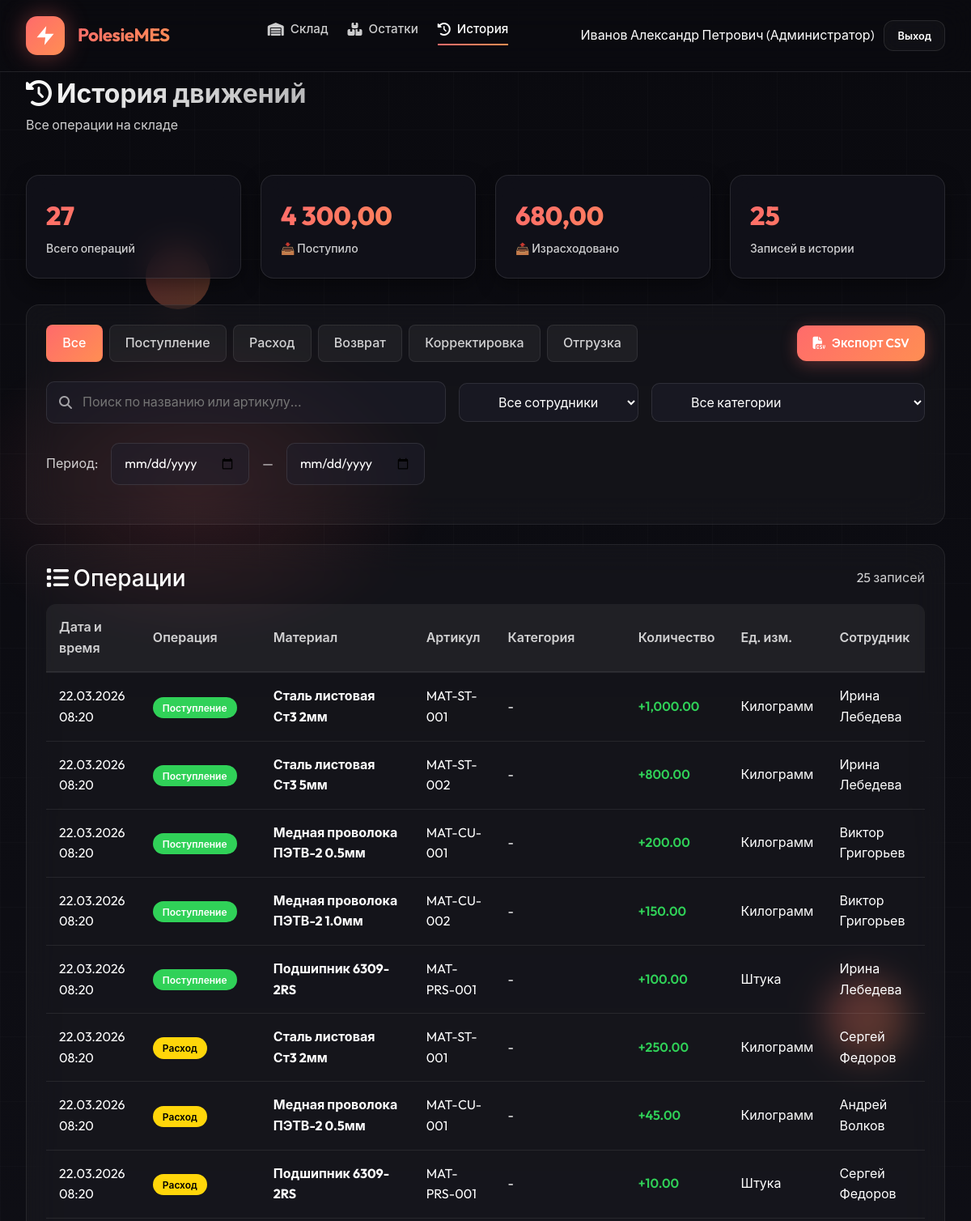
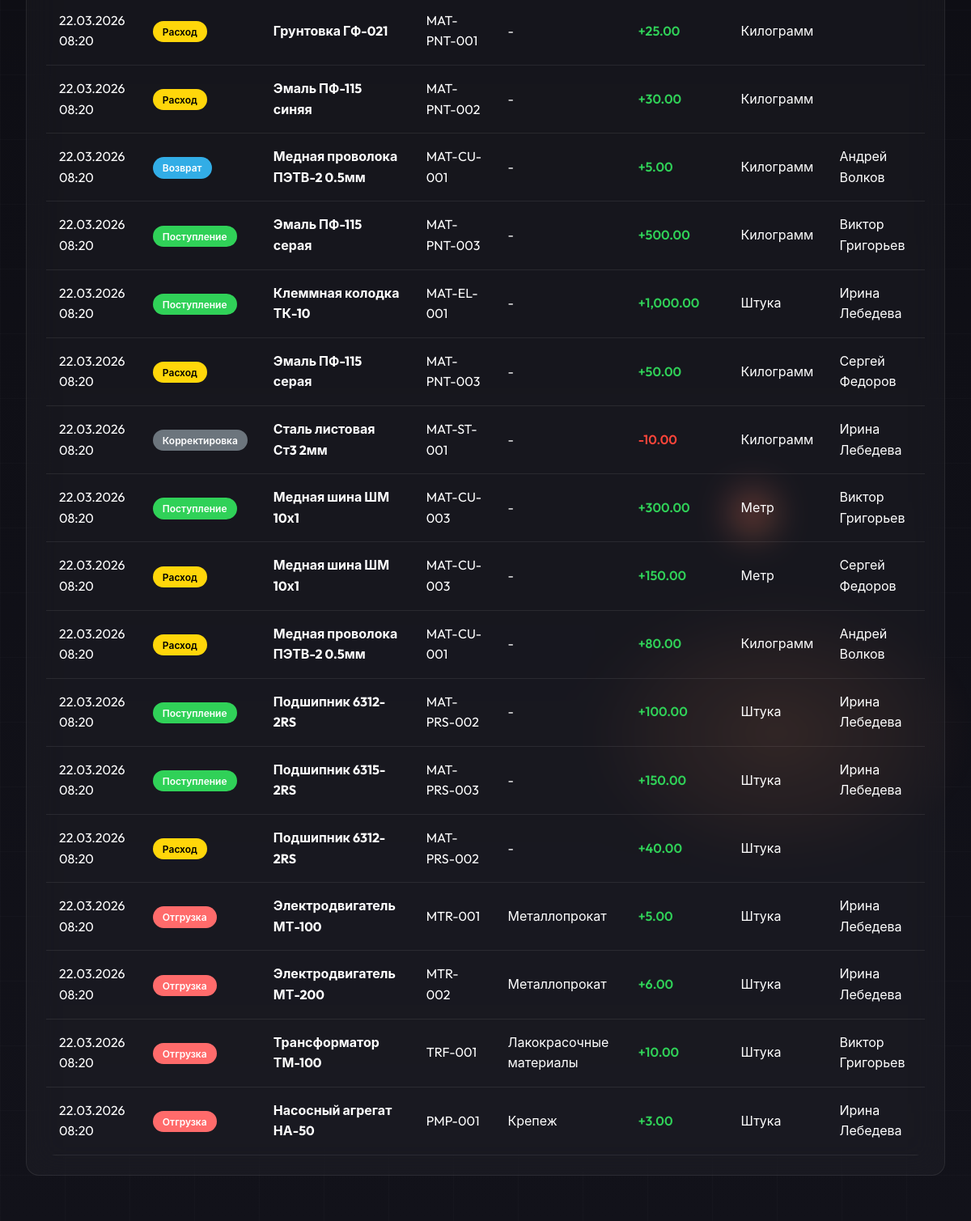
/modules/warehouse/history.php (signed in), run on the app's committed database (2 pictures, top to bottom).
### tables this page shows
CREATE TABLE movements (
    id INT AUTO_INCREMENT PRIMARY KEY,
    movement_type ENUM('receipt', 'consumption', 'return', 'adjustment', 'shipment', 'maintenance') NOT NULL,
    item_id INT NOT NULL,
    quantity DECIMAL(12,3) NOT NULL,
    reference_type VARCHAR(50),
    reference_id INT,
    warehouse_from VARCHAR(100),
    warehouse_to VARCHAR(100),
    employee_id INT,
    partner_id INT,
    cost DECIMAL(12,2),
    notes TEXT,
    movement_date DATETIME DEFAULT CURRENT_TIMESTAMP,
    created_at TIMESTAMP DEFAULT CURRENT_TIMESTAMP,
    FOREIGN KEY (item_id) REFERENCES items(id),
    FOREIGN KEY (employee_id) REFERENCES staff(id),
    FOREIGN KEY (partner_id) REFERENCES partners(id),
    INDEX idx_movement_type (movement_type),
    INDEX idx_item_id (item_id)
);

CREATE TABLE items (
    id INT AUTO_INCREMENT PRIMARY KEY,
    item_type ENUM('product', 'material', 'equipment') NOT NULL,
    item_code VARCHAR(50) UNIQUE NOT NULL,
    name VARCHAR(200) NOT NULL,
    category_id INT,
    location_id INT,
    unit_id INT,
    current_stock DECIMAL(12,3) DEFAULT 0,
    min_stock INT DEFAULT 0,
    price DECIMAL(12,2),
    currency VARCHAR(3) DEFAULT 'BYN',
    supplier_id INT,
    status ENUM('operational', 'maintenance', 'broken', 'offline', 'active', 'inactive') DEFAULT 'active',
    last_maintenance_date DATE,
    next_maintenance_date DATE,
    extra_specs JSON,
    description TEXT,
    is_active BOOLEAN DEFAULT TRUE,
    created_at TIMESTAMP DEFAULT CURRENT_TIMESTAMP,
    updated_at TIMESTAMP DEFAULT CURRENT_TIMESTAMP ON UPDATE CURRENT_TIMESTAMP,
    FOREIGN KEY (category_id) REFERENCES dictionaries(id),
    FOREIGN KEY (location_id) REFERENCES dictionaries(id),
    FOREIGN KEY (unit_id) REFERENCES dictionaries(id),
    FOREIGN KEY (supplier_id) REFERENCES partners(id),
    INDEX idx_item_type (item_type),
    INDEX idx_item_code (item_code)
);

CREATE TABLE dictionaries (
    id INT AUTO_INCREMENT PRIMARY KEY,
    dict_type ENUM('unit', 'category', 'location', 'position') NOT NULL,
    code VARCHAR(50) NOT NULL,
    name VARCHAR(200) NOT NULL,
    parent_id INT NULL,
    extra_data JSON,
    description TEXT,
    is_active BOOLEAN DEFAULT TRUE,
    created_at TIMESTAMP DEFAULT CURRENT_TIMESTAMP,
    INDEX idx_dict_type (dict_type),
    INDEX idx_code (code)
);

CREATE TABLE staff (
    id INT AUTO_INCREMENT PRIMARY KEY,
    employee_code VARCHAR(20) UNIQUE NOT NULL,
    username VARCHAR(50) UNIQUE,
    password VARCHAR(255),
    first_name VARCHAR(50) NOT NULL,
    last_name VARCHAR(50) NOT NULL,
    middle_name VARCHAR(50),
    position_id INT,
    email VARCHAR(100),
    phone VARCHAR(20),
    department VARCHAR(100),
    role ENUM('admin', 'director', 'manager', 'operator', 'warehouse_keeper') NOT NULL,
    hire_date DATE,
    status ENUM('active', 'vacation', 'sick', 'terminated') DEFAULT 'active',
    is_active BOOLEAN DEFAULT TRUE,
    last_login TIMESTAMP NULL,
    created_at TIMESTAMP DEFAULT CURRENT_TIMESTAMP,
    updated_at TIMESTAMP DEFAULT CURRENT_TIMESTAMP ON UPDATE CURRENT_TIMESTAMP,
    FOREIGN KEY (position_id) REFERENCES dictionaries(id)
);

### includes/helpers.php (called while the page is built, shortened)
<?php
function getRoleName($role) {
    $roles = [
        'admin' => 'Администратор',
        'director' => 'Директор',
        'manager' => 'Менеджер',
        'technologist' => 'Технолог',
        'operator' => 'Оператор',
        'quality_inspector' => 'Инспектор ОТК',
        'warehouse_keeper' => 'Кладовщик'
    ];
    return $roles[$role] ?? $role;
}
function e($string) {
    return htmlspecialchars($string ?? '', ENT_QUOTES, 'UTF-8');
}

### modules/warehouse/history.php (the view, shortened to what this page needs)
<?php
require_once __DIR__ . '/../../includes/helpers.php';
$db = getDB();
$filter_type = $_GET['type'] ?? 'all';
$search = trim($_GET['search'] ?? '');
$date_from = $_GET['date_from'] ?? '';
$date_to = $_GET['date_to'] ?? '';
$employee_id = $_GET['employee_id'] ?? '';
$category_id = $_GET['category_id'] ?? '';
$items_per_page = 25;
$page = max(1, (int)($_GET['page'] ?? 1));
$offset = ($page - 1) * $items_per_page;
$whereConditions = ["mvt.movement_type IN ('receipt', 'consumption', 'return', 'adjustment', 'shipment')"];
$whereClause = implode(' AND ', $whereConditions);
$stmt = $db->prepare("
    SELECT mvt.*,
           i.name as item_name,
           i.item_code,
           c.name as category_name,
           u.name as unit_name,
           s.first_name,
           s.last_name,
           CASE mvt.movement_type
               WHEN 'receipt' THEN 'Поступление'
               WHEN 'consumption' THEN 'Расход'
               WHEN 'return' THEN 'Возврат'
               WHEN 'adjustment' THEN 'Корректировка'
               WHEN 'shipment' THEN 'Отгрузка'
               ELSE mvt.movement_type
           END as operation_name,
           CASE mvt.movement_type
               WHEN 'receipt' THEN 'receipt'
               WHEN 'consumption' THEN 'consumption'
               WHEN 'return' THEN 'return'
               WHEN 'adjustment' THEN 'adjustment'
               WHEN 'shipment' THEN 'shipment'
               ELSE 'secondary'
           END as operation_type_class
    FROM movements mvt
    LEFT JOIN items i ON mvt.item_id = i.id
    LEFT JOIN dictionaries c ON i.category_id = c.id AND c.dict_type = 'category'
    LEFT JOIN dictionaries u ON i.unit_id = u.id AND u.dict_type = 'unit'
    LEFT JOIN staff s ON mvt.employee_id = s.id
    WHERE {$whereClause}
    ORDER BY mvt.movement_date DESC
    LIMIT :limit OFFSET :offset
");
$stmt->bindValue(':limit', $items_per_page, PDO::PARAM_INT);
$stmt->bindValue(':offset', $offset, PDO::PARAM_INT);
$stmt->execute();
$movements = $stmt->fetchAll();
$stmt = $db->query("
    SELECT
        COUNT(*) as total_operations,
        COALESCE(SUM(CASE WHEN movement_type = 'receipt' THEN quantity ELSE 0 END), 0) as total_receipt,
        COALESCE(SUM(CASE WHEN movement_type = 'consumption' THEN quantity ELSE 0 END), 0) as total_consumption
    FROM movements
    WHERE movement_type IN ('receipt', 'consumption', 'return', 'adjustment', 'shipment')
");
$totalStats = $stmt->fetch();
?>
<!DOCTYPE html>
<html lang="ru">
<head>
    <link href="https://cdn.jsdelivr.net/npm/bootstrap@5.3.0/dist/css/bootstrap.min.css" rel="stylesheet">
    <link href="https://cdnjs.cloudflare.com/ajax/libs/font-awesome/6.4.0/css/all.min.css" rel="stylesheet">
    <link rel="stylesheet" href="<?= APP_URL ?>/assets/css/common-style.css">
</head>
<body>
    <div class="particles-container"><div class="particle"></div><div class="particle"></div><div class="particle"></div></div>
    <div class="glow-overlay"></div>
    <div class="grid-overlay"></div>
    <nav class="navbar">
        <a href="<?= APP_URL ?>" class="nav-brand"><div class="brand-logo"><svg viewBox="0 0 24 24"><path d="M13 2L3 14h9l-1 8 10-12h-9l1-8z"/></svg></div><span class="brand-name">PolesieMES</span></a>
        <ul class="nav-menu">
            <li><a href="<?= APP_URL ?>/modules/warehouse/warehouse_dashboard.php" class="nav-link"><i class="fas fa-warehouse"></i> Склад</a></li>
            <li><a href="inventory.php" class="nav-link"><i class="fas fa-boxes"></i> Остатки</a></li>
            <li><a href="history.php" class="nav-link active"><i class="fas fa-history"></i> История</a></li>
        </ul>
        <div class="user-menu">
            <span><?= e($_SESSION['full_name']) ?> (<?= e(getRoleName($_SESSION['role'])) ?>)</span>
            <a href="<?= APP_URL ?>/modules/auth/logout.php" class="btn-logout">Выход</a>
        </div>
    </nav>
    <div class="main-content">
        <div class="page-header">
            <div class="page-title">
                <h1><i class="fas fa-history"></i> История движений</h1>
                <p>Все операции на складе</p>
            </div>
        </div>
        <div class="stats-grid">
            <div class="stat-card">
                <div class="stat-value"><?= $totalStats['total_operations'] ?? 0 ?></div>
                <div class="stat-label">Всего операций</div>
            </div>
            <div class="stat-card">
                <div class="stat-value" style="color: var(--success-color);"><?= number_format($totalStats['total_receipt'] ?? 0, 2, ',', ' ') ?></div>
                <div class="stat-label">📥 Поступило</div>
            </div>
            <div class="stat-card">
                <div class="stat-value" style="color: var(--warning-color);"><?= number_format($totalStats['total_consumption'] ?? 0, 2, ',', ' ') ?></div>
                <div class="stat-label">📤 Израсходовано</div>
            </div>
            <div class="stat-card">
                <div class="stat-value" style="color: var(--info-color);"><?= count($movements) ?></div>
                <div class="stat-label">Записей в истории</div>
            </div>
        </div>
        <div class="history-card">
            <div style="display: flex; justify-content: space-between; align-items: center; margin-bottom: 1.5rem; flex-wrap: wrap; gap: 1rem;">
                <div class="filter-tabs" style="margin-bottom: 0;">
                    <a href="?type=all&search=<?= e($search) ?>&date_from=<?= e($date_from) ?>&date_to=<?= e($date_to) ?>&employee_id=<?= $employee_id ?>&category_id=<?= $category_id ?>" class="filter-tab <?= $filter_type === 'all' ? 'active' : '' ?>">Все</a>
                    <a href="?type=receipt&search=<?= e($search) ?>&date_from=<?= e($date_from) ?>&date_to=<?= e($date_to) ?>&employee_id=<?= $employee_id ?>&category_id=<?= $category_id ?>" class="filter-tab <?= $filter_type === 'receipt' ? 'active' : '' ?>">Поступление</a>
                    <a href="?type=consumption&search=<?= e($search) ?>&date_from=<?= e($date_from) ?>&date_to=<?= e($date_to) ?>&employee_id=<?= $employee_id ?>&category_id=<?= $category_id ?>" class="filter-tab <?= $filter_type === 'consumption' ? 'active' : '' ?>">Расход</a>
                    <a href="?type=return&search=<?= e($search) ?>&date_from=<?= e($date_from) ?>&date_to=<?= e($date_to) ?>&employee_id=<?= $employee_id ?>&category_id=<?= $category_id ?>" class="filter-tab <?= $filter_type === 'return' ? 'active' : '' ?>">Возврат</a>
                    <a href="?type=adjustment&search=<?= e($search) ?>&date_from=<?= e($date_from) ?>&date_to=<?= e($date_to) ?>&employee_id=<?= $employee_id ?>&category_id=<?= $category_id ?>" class="filter-tab <?= $filter_type === 'adjustment' ? 'active' : '' ?>">Корректировка</a>
                    <a href="?type=shipment&search=<?= e($search) ?>&date_from=<?= e($date_from) ?>&date_to=<?= e($date_to) ?>&employee_id=<?= $employee_id ?>&category_id=<?= $category_id ?>" class="filter-tab <?= $filter_type === 'shipment' ? 'active' : '' ?>">Отгрузка</a>
                </div>
                <a href="?export=csv&type=<?= $filter_type ?>&search=<?= e($search) ?>&date_from=<?= e($date_from) ?>&date_to=<?= e($date_to) ?>&employee_id=<?= $employee_id ?>&category_id=<?= $category_id ?>" class="btn-primary-custom" style="padding: 0.6rem 1.2rem;"><i class="fas fa-file-csv"></i> Экспорт CSV</a>
            </div>
            <div style="display: flex; gap: 1rem; flex-wrap: wrap; align-items: center;">
                <div class="search-container" style="margin-bottom: 0; flex: 1; min-width: 250px;">
                    <i class="fas fa-search search-icon"></i>
                    <input type="text" class="search-input" placeholder="Поиск по названию или артикулу..."
                           value="<?= e($search) ?>" onchange="applyFilters()" style="width: 100%;">
                </div>
                <select class="search-input" style="width: auto; min-width: 180px;" onchange="applyFilters()">
                    <option value="">Все сотрудники</option>
                </select>
                <select class="search-input" style="width: auto; min-width: 180px;" onchange="applyFilters()">
                    <option value="">Все категории</option>
                </select>
            </div>
            <div class="date-filters" style="margin-top: 1.5rem;">
                <label style="color: var(--text-secondary);">Период:</label>
                <input type="date" class="date-input" value="<?= e($date_from) ?>" onchange="applyDateFilter()">
                <span style="color: var(--text-secondary);">—</span>
                <input type="date" class="date-input" value="<?= e($date_to) ?>" onchange="applyDateFilter()">
            </div>
        </div>
        <div class="history-card">
            <div style="display: flex; justify-content: space-between; align-items: center; margin-bottom: 1rem;">
                <h3 style="color: var(--text-primary); margin: 0;"><i class="fas fa-list"></i> Операции</h3>
                <span style="color: var(--text-secondary);"><?= count($movements) ?> записей</span>
            </div>
            <?php if (empty($movements)): ?>
            <div style="text-align: center; padding: 3rem 1rem; color: var(--text-secondary);">
                <i class="fas fa-inbox" style="font-size: 4rem; color: var(--text-muted); margin-bottom: 1rem;"></i>
                <p>Операции не найдены</p>
            </div>
            <?php else: ?>
            <div class="table-responsive">
                <table class="table-custom">
                    <thead>
                        <tr>
                            <th>Дата и время</th>
                            <th>Операция</th>
                            <th>Материал</th>
                            <th>Артикул</th>
                            <th>Категория</th>
                            <th>Количество</th>
                            <th>Ед. изм.</th>
                            <th>Сотрудник</th>
                        </tr>
                    </thead>
                    <tbody>
                        <?php foreach ($movements as $movement): ?>
                        <tr>
                            <td><?= date('d.m.Y H:i', strtotime($movement['movement_date'])) ?></td>
                            <td>
                                <span class="operation-badge operation-<?= $movement['operation_type_class'] ?>">
                                    <?= e($movement['operation_name']) ?>
                                </span>
                            </td>
                            <td><strong><?= e($movement['item_name'] ?? '-') ?></strong></td>
                            <td><?= e($movement['item_code'] ?? '-') ?></td>
                            <td><?= e($movement['category_name'] ?? '-') ?></td>
                            <td>
                                <span class="<?= $movement['quantity'] > 0 ? 'quantity-positive' : 'quantity-negative' ?>">
                                    <?= $movement['quantity'] > 0 ? '+' : '' ?><?= number_format($movement['quantity'], 2) ?>
                                </span>
                            </td>
                            <td><?= e($movement['unit_name'] ?? '-') ?></td>
                            <td><?= e($movement['first_name'] ?? '') ?> <?= e($movement['last_name'] ?? '') ?></td>
                        </tr>
                        <?php endforeach; ?>
                    </tbody>
                </table>
            </div>
            <?php endif; ?>
        </div>
    </div>
</body>
</html>

### data on the page
movements: movement_date "22.03.2026 08:20", operation_name "Поступление", item.name "Сталь листовая Ст3 2мм", item.item_code "MAT-ST-001", dictionaries.name "-", quantity "1,000.00", dictionaries.name "Килограмм", employee.first_name "Ирина", employee.last_name "Лебедева"
movements: movement_date "22.03.2026 08:20", operation_name "Поступление", item.name "Сталь листовая Ст3 5мм", item.item_code "MAT-ST-002", dictionaries.name "-", quantity "800.00", dictionaries.name "Килограмм", employee.first_name "Ирина", employee.last_name "Лебедева"
movements: movement_date "22.03.2026 08:20", operation_name "Поступление", item.name "Медная проволока ПЭТВ-2 0.5мм", item.item_code "MAT-CU-001", dictionaries.name "-", quantity "200.00", dictionaries.name "Килограмм", employee.first_name "Виктор", employee.last_name "Григорьев"
movements: movement_date "22.03.2026 08:20", operation_name "Поступление", item.name "Медная проволока ПЭТВ-2 1.0мм", item.item_code "MAT-CU-002", dictionaries.name "-", quantity "150.00", dictionaries.name "Килограмм", employee.first_name "Виктор", employee.last_name "Григорьев"
movements: movement_date "22.03.2026 08:20", operation_name "Поступление", item.name "Подшипник 6309-2RS", item.item_code "MAT-PRS-001", dictionaries.name "-", quantity "100.00", dictionaries.name "Штука", employee.first_name "Ирина", employee.last_name "Лебедева"
movements: movement_date "22.03.2026 08:20", operation_name "Расход", item.name "Сталь листовая Ст3 2мм", item.item_code "MAT-ST-001", dictionaries.name "-", quantity "250.00", dictionaries.name "Килограмм", employee.first_name "Сергей", employee.last_name "Федоров"
movements: movement_date "22.03.2026 08:20", operation_name "Расход", item.name "Медная проволока ПЭТВ-2 0.5мм", item.item_code "MAT-CU-001", dictionaries.name "-", quantity "45.00", dictionaries.name "Килограмм", employee.first_name "Андрей", employee.last_name "Волков"
movements: movement_date "22.03.2026 08:20", operation_name "Расход", item.name "Подшипник 6309-2RS", item.item_code "MAT-PRS-001", dictionaries.name "-", quantity "10.00", dictionaries.name "Штука", employee.first_name "Сергей", employee.last_name "Федоров"
movements: movement_date "22.03.2026 08:20", operation_name "Расход", item.name "Грунтовка ГФ-021", item.item_code "MAT-PNT-001", dictionaries.name "-", quantity "25.00", dictionaries.name "Килограмм"
movements: movement_date "22.03.2026 08:20", operation_name "Расход", item.name "Эмаль ПФ-115 синяя", item.item_code "MAT-PNT-002", dictionaries.name "-", quantity "30.00", dictionaries.name "Килограмм"
movements: movement_date "22.03.2026 08:20", operation_name "Возврат", item.name "Медная проволока ПЭТВ-2 0.5мм", item.item_code "MAT-CU-001", dictionaries.name "-", quantity "5.00", dictionaries.name "Килограмм", employee.first_name "Андрей", employee.last_name "Волков"
movements: movement_date "22.03.2026 08:20", operation_name "Поступление", item.name "Эмаль ПФ-115 серая", item.item_code "MAT-PNT-003", dictionaries.name "-", quantity "500.00", dictionaries.name "Килограмм", employee.first_name "Виктор", employee.last_name "Григорьев"
movements: movement_date "22.03.2026 08:20", operation_name "Поступление", item.name "Клеммная колодка ТК-10", item.item_code "MAT-EL-001", dictionaries.name "-", quantity "1,000.00", dictionaries.name "Штука", employee.first_name "Ирина", employee.last_name "Лебедева"
movements: movement_date "22.03.2026 08:20", operation_name "Расход", item.name "Эмаль ПФ-115 серая", item.item_code "MAT-PNT-003", dictionaries.name "-", quantity "50.00", dictionaries.name "Килограмм", employee.first_name "Сергей", employee.last_name "Федоров"
movements: movement_date "22.03.2026 08:20", operation_name "Корректировка", item.name "Сталь листовая Ст3 2мм", item.item_code "MAT-ST-001", dictionaries.name "-", quantity "-10.00", dictionaries.name "Килограмм", employee.first_name "Ирина", employee.last_name "Лебедева"
movements: movement_date "22.03.2026 08:20", operation_name "Поступление", item.name "Медная шина ШМ 10х1", item.item_code "MAT-CU-003", dictionaries.name "-", quantity "300.00", dictionaries.name "Метр", employee.first_name "Виктор", employee.last_name "Григорьев"
movements: movement_date "22.03.2026 08:20", operation_name "Расход", item.name "Медная шина ШМ 10х1", item.item_code "MAT-CU-003", dictionaries.name "-", quantity "150.00", dictionaries.name "Метр", employee.first_name "Сергей", employee.last_name "Федоров"
movements: movement_date "22.03.2026 08:20", operation_name "Расход", item.name "Медная проволока ПЭТВ-2 0.5мм", item.item_code "MAT-CU-001", dictionaries.name "-", quantity "80.00", dictionaries.name "Килограмм", employee.first_name "Андрей", employee.last_name "Волков"
movements: movement_date "22.03.2026 08:20", operation_name "Поступление", item.name "Подшипник 6312-2RS", item.item_code "MAT-PRS-002", dictionaries.name "-", quantity "100.00", dictionaries.name "Штука", employee.first_name "Ирина", employee.last_name "Лебедева"
movements: movement_date "22.03.2026 08:20", operation_name "Поступление", item.name "Подшипник 6315-2RS", item.item_code "MAT-PRS-003", dictionaries.name "-", quantity "150.00", dictionaries.name "Штука", employee.first_name "Ирина", employee.last_name "Лебедева"
movements: movement_date "22.03.2026 08:20", operation_name "Расход", item.name "Подшипник 6312-2RS", item.item_code "MAT-PRS-002", dictionaries.name "-", quantity "40.00", dictionaries.name "Штука"
movements: movement_date "22.03.2026 08:20", operation_name "Отгрузка", item.name "Электродвигатель МТ-100", item.item_code "MTR-001", dictionaries.name "Металлопрокат", quantity "5.00", dictionaries.name "Штука", employee.first_name "Ирина", employee.last_name "Лебедева"
movements: movement_date "22.03.2026 08:20", operation_name "Отгрузка", item.name "Электродвигатель МТ-200", item.item_code "MTR-002", dictionaries.name "Металлопрокат", quantity "6.00", dictionaries.name "Штука", employee.first_name "Ирина", employee.last_name "Лебедева"
movements: movement_date "22.03.2026 08:20", operation_name "Отгрузка", item.name "Трансформатор ТМ-100", item.item_code "TRF-001", dictionaries.name "Лакокрасочные материалы", quantity "10.00", dictionaries.name "Штука", employee.first_name "Виктор", employee.last_name "Григорьев"
movements: movement_date "22.03.2026 08:20", operation_name "Отгрузка", item.name "Насосный агрегат НА-50", item.item_code "PMP-001", dictionaries.name "Крепеж", quantity "3.00", dictionaries.name "Штука", employee.first_name "Ирина", employee.last_name "Лебедева"

### other printed values
$_SESSION['full_name'] "Иванов Александр Петрович"
getRoleName($_SESSION['role']) "Администратор"
$totalStats['total_operations'] "27"
$totalStats['total_receipt'] "4 300,00"
$totalStats['total_consumption'] "680,00"
count($movements) "25"
